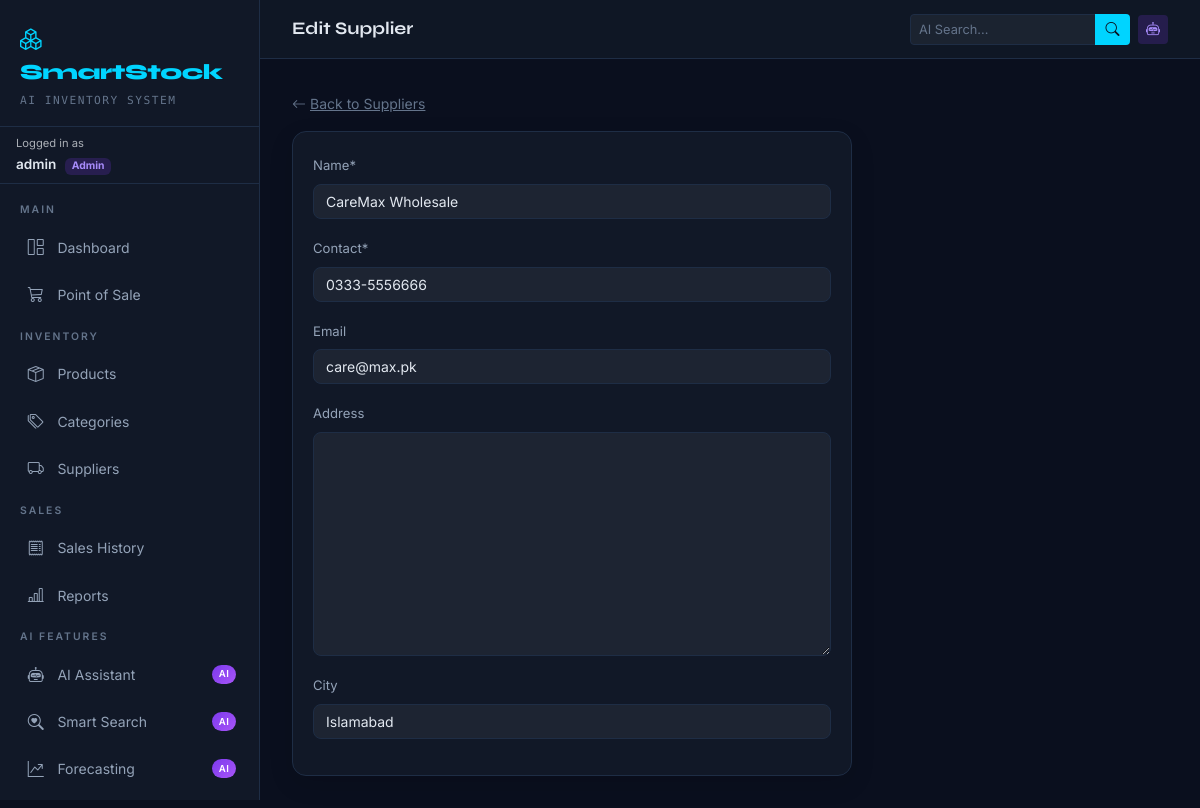
Screenshot of /suppliers/3/edit/ (signed in) with the database file from the repository.
### inventory/models.py (models this page shows, shortened)
class CustomUser(AbstractUser):
    ROLE_CHOICES = (
        ('Admin',   'Admin'),
        ('Manager', 'Manager'),
        ('Cashier', 'Cashier'),
    )
    role = models.CharField(max_length=20, choices=ROLE_CHOICES, default='Cashier')
    phone = models.CharField(max_length=20, blank=True)
    avatar = models.ImageField(upload_to='avatars/', null=True, blank=True)
    @property
    def is_admin(self):
        return self.role == 'Admin'

class Supplier(models.Model):
    name = models.CharField(max_length=200)
    contact = models.CharField(max_length=50)
    address = models.TextField(blank=True)
    email = models.EmailField(blank=True)
    city = models.CharField(max_length=100, blank=True)
    is_active = models.BooleanField(default=True)
    created_at = models.DateTimeField(auto_now_add=True)
    class Meta:
        ordering = ['name']

### inventory/views.py (the view)
# urls.py: path('suppliers/<int:pk>/edit/', views.SupplierUpdateView.as_view(), name='supplier-update'),
class SupplierUpdateView(LoginRequiredMixin, ManagerRequiredMixin, UpdateView):
    model = Supplier
    form_class = SupplierForm
    template_name = 'inventory/supplier_form.html'
    success_url = reverse_lazy('supplier-list')

### inventory/forms.py
class SupplierForm(forms.ModelForm):
    class Meta:
        model = Supplier
        fields = ['name', 'contact', 'email', 'address', 'city']

### inventory/views.py (called while the page is built)
    def test_func(self):
        return self.request.user.is_authenticated and (
            self.request.user.role in self.allowed_roles or
            self.request.user.role == 'Admin'
        )

### templates/inventory/supplier_form.html (shortened to what this page needs)
{% extends "base.html" %}
{% load crispy_forms_tags %}
{% block page_title %}{% if object %}Edit{% else %}New{% endif %} Supplier{% endblock %}
{% block content %}
<div style="max-width:560px">
  <a href="{% url 'supplier-list' %}" style="color:var(--ss-muted);font-size:.875rem">
    <i class="bi bi-arrow-left me-1"></i>Back to Suppliers
  </a>
  <div class="ss-card mt-3">
    {% crispy form %}
  </div>
</div>
{% endblock %}

### templates/base.html (shortened to what this page needs)
{% load static %}
<!DOCTYPE html>
<html lang="en" data-bs-theme="dark">
<head>
  <link href="https://cdn.jsdelivr.net/npm/bootstrap@5.3.3/dist/css/bootstrap.min.css" rel="stylesheet">
  <link href="https://cdn.jsdelivr.net/npm/bootstrap-icons@1.11.3/font/bootstrap-icons.css" rel="stylesheet">
  <link rel="stylesheet" href="{% static 'css/smartstock.css' %}">
</head>
<body>
<nav id="sidebar" aria-label="Main navigation" class="{% if not user.is_authenticated %}d-none{% endif %}">
  <div class="sidebar-brand">
    <div class="brand-logo"><i class="bi bi-boxes me-2"></i>SmartStock</div>
    <div class="brand-sub mt-1">AI Inventory System</div>
  </div>
  <div class="px-3 py-2 border-bottom" style="border-color: var(--ss-border) !important;">
    <small class="text-muted d-block" style="font-size:.7rem">Logged in as</small>
    <span class="fw-600" style="font-size:.85rem">{{ user.username }}</span>
    <span class="badge ms-1" style="background:rgba(124,58,237,.2);color:#a78bfa;font-size:.65rem">
      {{ user.role }}
    </span>
  </div>
  <div class="py-2 flex-grow-1">
    <div class="nav-section-label">Main</div>
    <a href="{% url 'dashboard' %}" class="sidebar-link {% if request.resolver_match.url_name == 'dashboard' %}active{% endif %}">
      <i class="bi bi-grid-1x2"></i> Dashboard
    </a>
    <a href="{% url 'pos' %}" class="sidebar-link {% if request.resolver_match.url_name == 'pos' %}active{% endif %}">
      <i class="bi bi-cart3"></i> Point of Sale
    </a>
    <div class="nav-section-label">Inventory</div>
    <a href="{% url 'product-list' %}" class="sidebar-link">
      <i class="bi bi-box-seam"></i> Products
    </a>
    <a href="{% url 'category-list' %}" class="sidebar-link">
      <i class="bi bi-tags"></i> Categories
    </a>
    <a href="{% url 'supplier-list' %}" class="sidebar-link">
      <i class="bi bi-truck"></i> Suppliers
    </a>
    <div class="nav-section-label">Sales</div>
    <a href="{% url 'sale-list' %}" class="sidebar-link">
      <i class="bi bi-receipt"></i> Sales History
    </a>
    <a href="{% url 'reports' %}" class="sidebar-link">
      <i class="bi bi-bar-chart-line"></i> Reports
    </a>
    <div class="nav-section-label">AI Features</div>
    <a href="{% url 'ai:chatbot' %}" class="sidebar-link">
      <i class="bi bi-robot"></i> AI Assistant
      <span class="ai-badge">AI</span>
    </a>
    <a href="{% url 'ai:semantic-search' %}" class="sidebar-link">
      <i class="bi bi-search-heart"></i> Smart Search
      <span class="ai-badge">AI</span>
    </a>
    <a href="{% url 'ai:forecast-dashboard' %}" class="sidebar-link">
      <i class="bi bi-graph-up-arrow"></i> Forecasting
      <span class="ai-badge">AI</span>
    </a>
  </div>
</nav>
<div id="main-content" class="{% if not user.is_authenticated %}guest-mode{% endif %}">
  {% if user.is_authenticated %}
  <div class="topbar">
    <span class="topbar-title">{% block page_title %}Dashboard{% endblock %}</span>
    <div class="ms-auto d-flex align-items-center gap-2">
      <form action="{% url 'ai:semantic-search' %}" method="GET" class="d-flex">
        <div class="input-group input-group-sm" style="width:220px">
          <input type="text" name="q" class="form-control"
            style="background:#1e2d45;border-color:#1e2d45;color:#e2e8f0;font-size:.8rem"
            placeholder="AI Search...">
          <button class="btn" style="background:#00d4ff;color:#0a0f1e;padding:.25rem .6rem">
            <i class="bi bi-search"></i>
          </button>
        </div>
      </form>
      <a href="{% url 'ai:chatbot' %}" class="btn btn-sm" style="background:rgba(124,58,237,.2);color:#a78bfa;border:none">
        <i class="bi bi-robot"></i>
      </a>
    </div>
  </div>
  {% endif %}
  <div class="page-body">
    {% block content %}{% endblock %}
  </div>
</div>
</body>
</html>

### static/css/smartstock.css (style rules this page uses)
.form-control, .form-select { background: rgba(255,255,255,.05) !important; border-color: var(--ss-border) !important; color: var(--ss-text) !important; border-radius: 8px; font-size: .875rem; transition: border-color .15s, box-shadow .15s; }
.form-control::placeholder { color: var(--ss-muted) !important; }
label { font-size: .82rem; color: #94a3b8; margin-bottom: .3rem; }
.fw-600 { font-weight: 600 !important; }

### templates/base.html (style rules this page uses)
:root { --ss-bg: #0a0f1e; --ss-surface: #111827; --ss-border: #1e2d45; --ss-accent: #00d4ff; --ss-accent2: #7c3aed; --ss-success: #10b981; --ss-warning: #f59e0b; --ss-danger: #ef4444; --ss-text: #e2e8f0; --ss-muted: #64748b; --sidebar-w: 260px; }
* { box-sizing: border-box; }
body { font-family: 'Inter', sans-serif; background: var(--ss-bg); color: var(--ss-text); min-height: 100vh; }
#sidebar { position: fixed; top: 0; left: 0; width: var(--sidebar-w); height: 100vh; background: var(--ss-surface); border-right: 1px solid var(--ss-border); overflow-y: auto; z-index: 1000; display: flex; flex-direction: column; transition: transform .3s ease; }
.sidebar-brand { padding: 1.5rem 1.25rem 1rem; border-bottom: 1px solid var(--ss-border); }
.brand-logo { font-family: 'Syne', sans-serif; font-weight: 800; font-size: 1.35rem; color: var(--ss-accent); letter-spacing: -0.5px; }
.brand-sub { font-size: .7rem; color: var(--ss-muted); font-family: 'DM Mono', monospace; letter-spacing: 1.5px; text-transform: uppercase; }
.nav-section-label { padding: .6rem 1.25rem .3rem; font-size: .65rem; font-weight: 600; letter-spacing: 2px; text-transform: uppercase; color: var(--ss-muted); }
.sidebar-link { display: flex; align-items: center; gap: .75rem; margin: .15rem .65rem; padding: .65rem .8rem; color: #94a3b8; text-decoration: none; font-size: .875rem; border-radius: 8px; transition: all .15s ease; border-left: 3px solid transparent; }
.sidebar-link i { font-size: 1rem; width: 1.2rem; text-align: center; }
.ai-badge { font-size: .6rem; padding: .15rem .4rem; background: linear-gradient(135deg, var(--ss-accent2), #a855f7); border-radius: 20px; color: #fff; font-weight: 600; letter-spacing: .5px; margin-left: auto; }
#main-content { margin-left: var(--sidebar-w); min-height: 100vh; }
.topbar { background: rgba(17,24,39,.92); border-bottom: 1px solid var(--ss-border); padding: .85rem clamp(1rem, 3vw, 2rem); display: flex; align-items: center; gap: 1rem; position: sticky; top: 0; z-index: 100; backdrop-filter: blur(14px); }
.topbar-title { font-family: 'Syne', sans-serif; font-size: 1.1rem; font-weight: 700; }
.page-body { padding: clamp(1rem, 3vw, 2rem); }
.ss-card { background: var(--ss-surface); border: 1px solid var(--ss-border); border-radius: 14px; padding: 1.25rem; box-shadow: 0 8px 24px rgba(0,0,0,.12); }

### rows the page displays
CustomUser: username "admin", role "Admin"
Supplier: name "CareMax Wholesale", contact "0333-5556666", email "care@max.pk", city "Islamabad"
